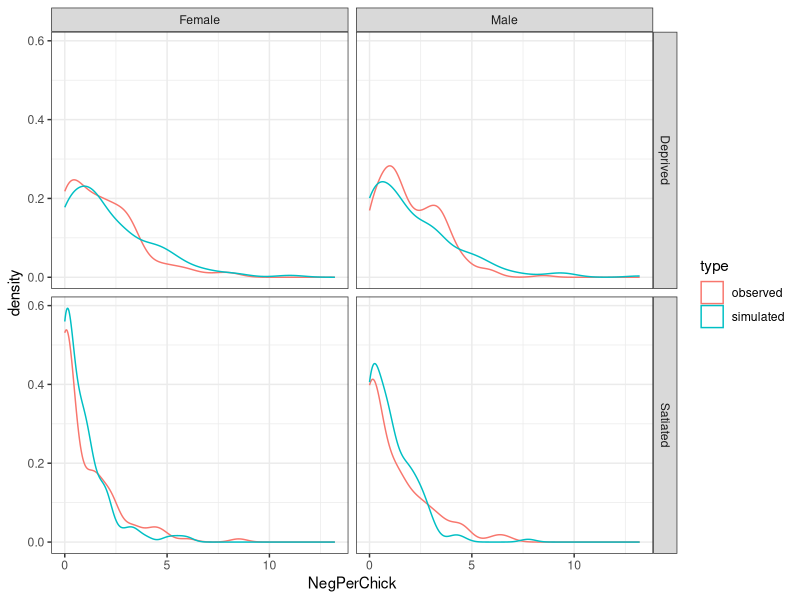

This chart was generated by the following R code:
## ---- chunk 1
library(knitr)
knitr::opts_chunk$set(echo = TRUE)
## ---- chunk 2
library(glmmTMB)
library(ggplot2); theme_set(theme_bw())
## ---- chunk 3
data(Owls)
owls_nb1 <- glmmTMB(SiblingNegotiation ~ FoodTreatment*SexParent +
                             (1|Nest)+offset(log(BroodSize)),
                          family = nbinom1,
                          ziformula = ~1, data=Owls)
## ---- chunk 4
simo=simulate(owls_nb1, seed=1)
Simdat=Owls
Simdat$SiblingNegotiation=simo[[1]]
Simdat=transform(Simdat,  
			NegPerChick = SiblingNegotiation/BroodSize, 
			type="simulated")
Owls$type = "observed"	
Dat=rbind(Owls, Simdat)	
## ---- chunk 5

ggplot(Dat,  aes(NegPerChick, colour=type))+geom_density()+facet_grid(FoodTreatment~SexParent)
